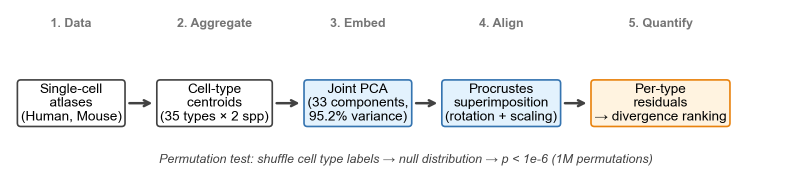
#> input picture figures/panels/fig1a_pipeline_schematic.png, 1622 x 378 px (shown at 1/2 size)
$ python build_main_figures.py
#> lines starting #> are read from the running program, lines starting #| are printed output that depends on the picture
#!/usr/bin/env python3
"""Assemble the five PLOS ONE main figures.
Reuses existing high-res panels where they exist; builds Fig 1D (mouse-lemur null)
and Fig 4A/B/C (forest, inversion, recovery ceiling) fresh from tracked data.
Outputs PDF + PNG (300 dpi) per figure. Arial, RGB; review-artifact quality."""
import pathlib, json, math, shutil
import numpy as np, pandas as pd
import matplotlib; matplotlib.use("Agg")
import matplotlib.pyplot as plt, matplotlib.image as mpimg
import matplotlib.font_manager as fm
from scipy.stats import spearmanr

for cand in ("Arial","Helvetica","DejaVu Sans"):
    if any(cand in f.name for f in fm.fontManager.ttflist): plt.rcParams["font.family"]=cand; break
plt.rcParams.update({"font.size":8,"axes.linewidth":0.6,"xtick.major.width":0.6,
                     "ytick.major.width":0.6,"savefig.dpi":300})
BLUE,ORANGE,RED,GREY="#4a7fb5","#e08214","#c0392b","#555555"
ROOT=pathlib.Path(__file__).resolve().parents[4]; P=ROOT/"figures/panels"; M=ROOT/"figures/main"
OUT=ROOT/"docs/submission/plosone/figures"; OUT.mkdir(exist_ok=True)

def place(ax,png,letter=None):
#> called with letter = 'A'
    ax.imshow(mpimg.imread(str(png))); ax.axis("off")
    if letter: ax.text(-0.02,1.02,letter,transform=ax.transAxes,fontsize=12,fontweight="bold",va="bottom",ha="right")

def letter(ax,l,x=-0.16,y=1.04):
    ax.text(x,y,l,transform=ax.transAxes,fontsize=12,fontweight="bold",va="bottom",ha="right")

def save(fig,name):
    # PDF only: suppress the embedded /CreationDate so re-running this script in one
    # environment reproduces the PDFs byte-for-byte. The PNG writer emits no
    # timestamp. Applied in this writer, which is the one the five deposited main
    # figures go through -- NOT figure_style.save_figure, which the panels use.
    fig.savefig(OUT/f"{name}.pdf", metadata={"CreationDate": None}); fig.savefig(OUT/f"{name}.png",dpi=300); plt.close(fig)
    print("wrote",name)

# ---------- FIG 1 : configuration conserved ----------
# Shrinking D left 257 px of white at the foot, where D's x-label used to reach.
# Trim the canvas back to a 65 px bottom margin and rescale every vertical
# fraction by _VS, so all four panels keep their pixel size and their distance
# from the top. Row 2's cell is taller than the panels it holds (B and C sit
# centred in it, D is placed explicitly), so its unused lower part now falls past
# the trimmed foot; nothing is drawn there. Width is unchanged at 2220 px.
FIGH=4.16; _VS=4.8/FIGH                     # 1248 px at 300 dpi, was 1440
fig=plt.figure(figsize=(7.4,FIGH))
_t,_b=plt.rcParams["figure.subplot.top"],plt.rcParams["figure.subplot.bottom"]
gs=fig.add_gridspec(2,3,height_ratios=[0.5,1.3],hspace=0.05,wspace=0.12,
                    top=1-(1-_t)*_VS,bottom=1-(1-_b)*_VS)
axA=fig.add_subplot(gs[0,:]); place(axA,P/"fig1a_pipeline_schematic.png","A")
axB=fig.add_subplot(gs[1,0]); place(axB,P/"fig1b_null_1M.png","B")
#> call 2 of place, with letter = 'B'
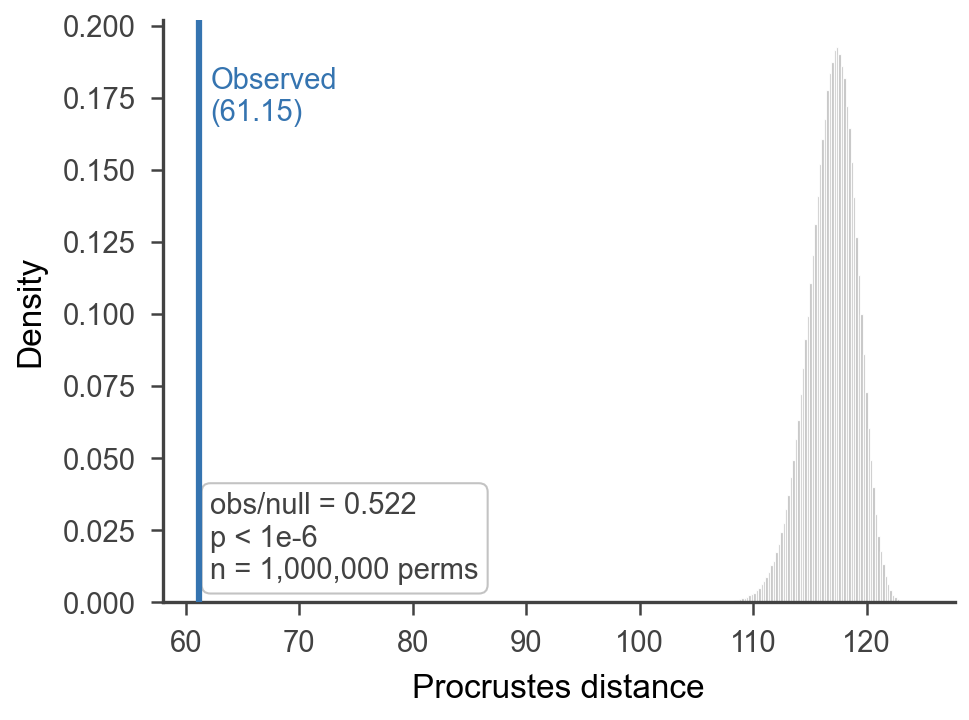
#> input picture figures/panels/fig1b_null_1M.png, 969 x 720 px
axC=fig.add_subplot(gs[1,1]); place(axC,P/"fig1c_lineage_stratified.png","C")
#> call 3 of place, with letter = 'C'
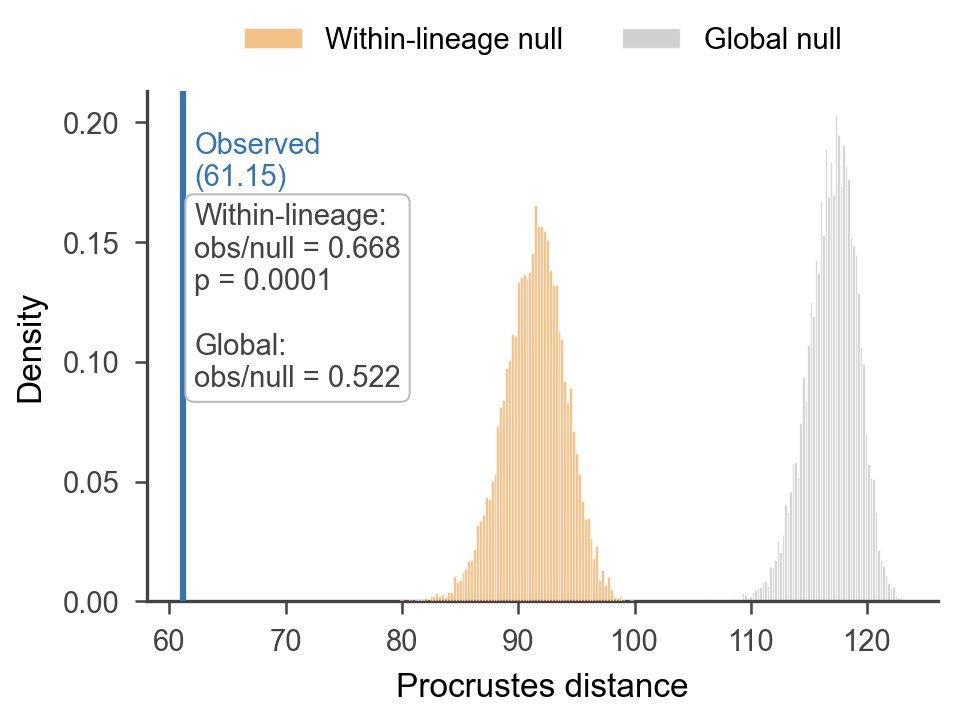
#> input picture figures/panels/fig1c_lineage_stratified.png, 953 x 719 px
# 1D fresh: mouse-lemur null
axD=fig.add_subplot(gs[1,2])
# imshow shrinks B and C to their image aspect; D is a plotted axes and so filled
# the whole cell at 1.95x their height, and its ticks, y-label and letter bled
# left into C. Give D B/C's box and shift it into the unused right margin.
axD.set_position([0.7010,1-(1-0.2433)*_VS,0.2392,0.2761*_VS])
# Every number this panel states comes from the results JSON, which Gate 1 now
# reads (reproduce/validate.py, the four "Mouse lemur:" checks). The p is the
# (0+1)/(n+1) permutation floor, so it is drawn as the bound it satisfies: a
# fixed-decimal format would round it up into an assertion of equality.
#> (the run stopped early here; a loop or call above may not have finished)
